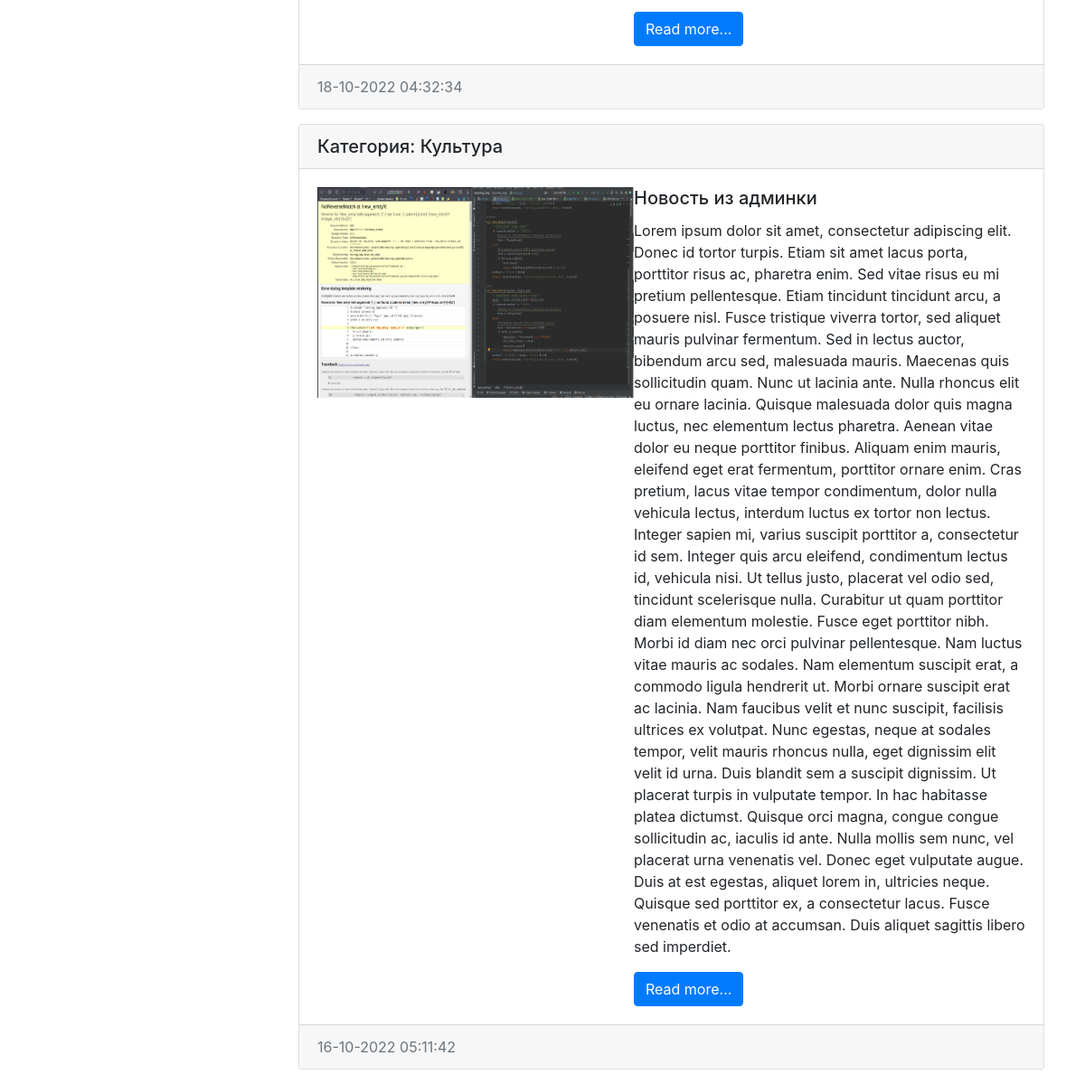
The page /category/1/ (lower part) on the database as committed earlier.
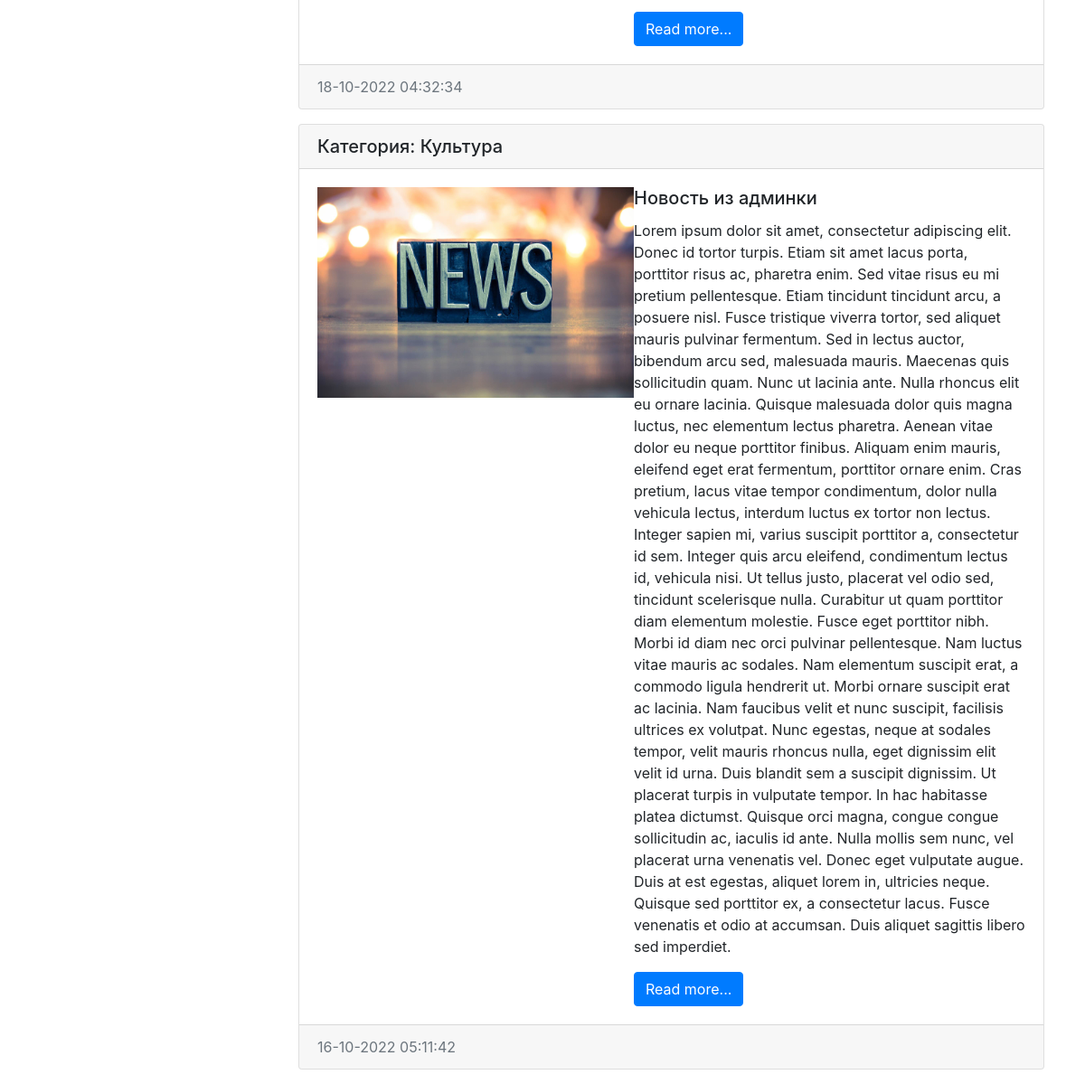
The same page on the database as committed later.
### news/models.py (models this page shows, shortened)
class News(models.Model):
    title = models.CharField(max_length=150, verbose_name = 'Наименование')
    content = models.TextField(blank=True, verbose_name = 'Контент')
    created_at = models.DateTimeField(auto_now_add=True, verbose_name = 'Дата публикации')
    updated_at = models.DateTimeField(auto_now=True, verbose_name = 'Обновлено')
    photo = models.ImageField(upload_to='photos/%Y/%m/%d/', verbose_name = 'Фото', blank=True)
    is_published = models.BooleanField(default=True, verbose_name = 'Опубликовано')
    category = models.ForeignKey('Category', on_delete=models.PROTECT, null=True, verbose_name='Категория') #связь с таблицей категориями линковка
    class Meta:
        verbose_name = 'Новость'
        verbose_name_plural = 'Новости'
        ordering = ['-created_at'] #сортировка

class Category(models.Model):
    title = models.CharField(max_length=150, db_index=True, verbose_name='Наименование категории')
    class Meta:
        verbose_name = 'Категория'
        verbose_name_plural = 'Категории'
        ordering = ['title'] #сортировка

### news/views.py (the view)
# urls.py: path('category/<int:category_id>/', get_category, name='category'),
def get_category(request, category_id):
    news = News.objects.filter(category_id=category_id)
    categories = Category.objects.all()
    category = Category.objects.get(pk=category_id)
    return render(request, 'news/category.html', {'news': news, 'categories': categories, 'category': category})

### news/templates/news/category.html (shortened to what this page needs)
{% extends 'base.html' %}
{% block sidebar %}
        <div class="col-md-3">
        </div>
{% endblock %}
{% block content %}
             <div class="col-md-9">
            {% for item in news %}
            <div class="card mb-3">
                <h5 class="card-header">Категория: {{ item.category.title }}</h5>
                <div class="card-body">
                    <div class="media">
                        {% if item.photo%}
                        <img src="{{ item.photo.url }}" alt="" width="350" height="233">
                        {% else %}
                        <img src="../../../media/photos/2022/10/16/icon19.jpg" alt="" width="350">
                        {% endif %}
                        <div class="media-body">
                          <h5 class="card-title">{{ item.title }}</h5>
                          <p class="card-text">{{ item.content }}</p>
                          <a href="#" class="btn btn-primary">Read more...</a>
                        </div>
                    </div>
                </div>
                <div class="card-footer text-muted">
                    {{ item.created_at|date:"d-m-Y H:i:s" }}
                </div>
            </div>
            {% endfor %}
        </div>
{% endblock %}

Rows that differ between the two databases and show on the page:
changed News "Новость из админки": photo: a different picture
